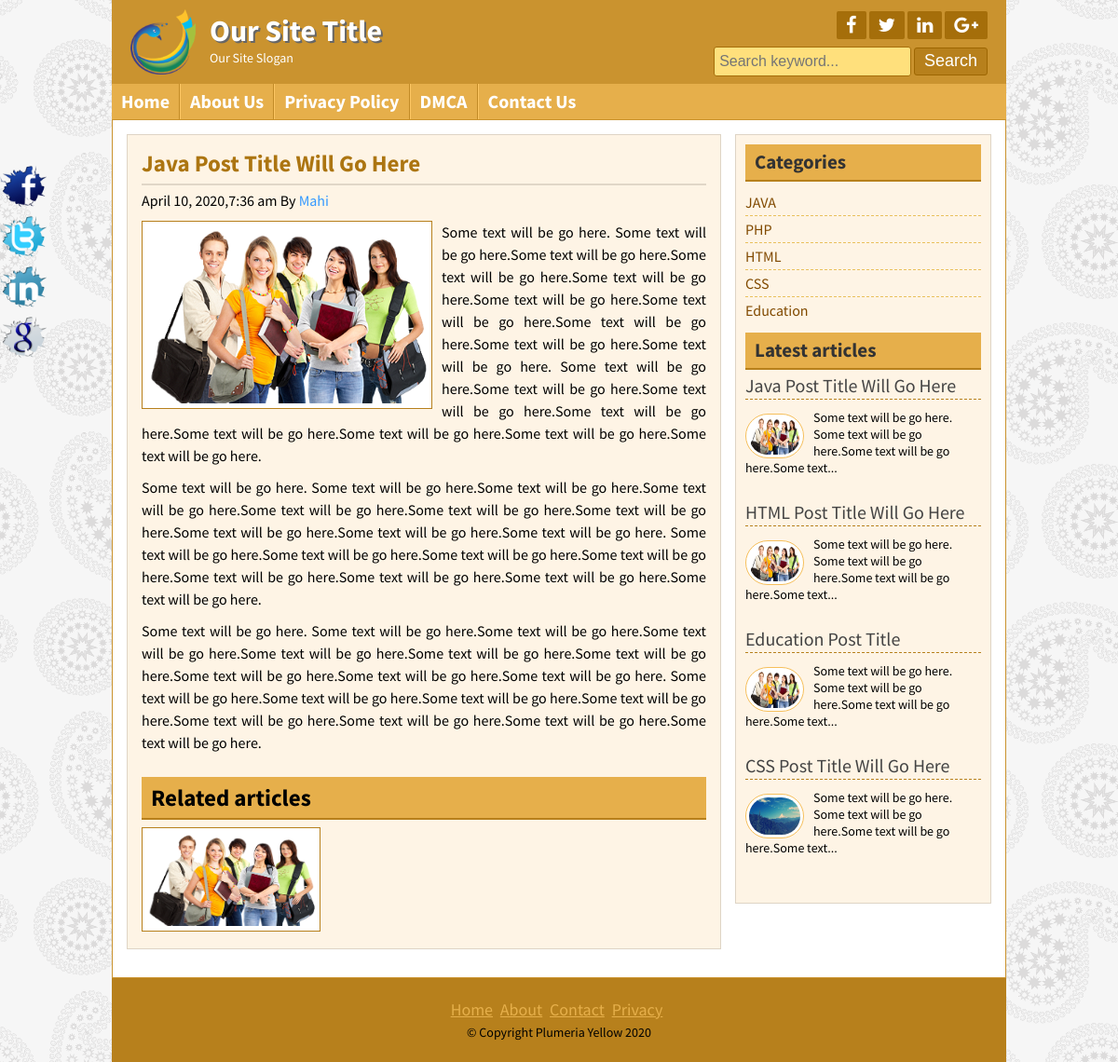
Screenshot of /post.php?id=8 with the database file from the repository.
### tables this page shows
CREATE TABLE `title_slogan` (
  `id` int(11) NOT NULL,
  `title` varchar(255) NOT NULL,
  `slogan` varchar(255) NOT NULL,
  `image` varchar(255) NOT NULL
);

CREATE TABLE `tbl_social` (
  `id` int(11) NOT NULL,
  `fb` varchar(255) NOT NULL,
  `tw` varchar(255) NOT NULL,
  `ln` varchar(255) NOT NULL,
  `gp` varchar(255) NOT NULL
);

CREATE TABLE `tbl_page` (
  `id` int(11) NOT NULL,
  `name` varchar(255) NOT NULL,
  `body` text NOT NULL
);

CREATE TABLE `tbl_post` (
  `id` int(11) NOT NULL,
  `cat` int(11) NOT NULL,
  `title` varchar(255) NOT NULL,
  `body` text NOT NULL,
  `image` varchar(255) NOT NULL,
  `author` varchar(50) NOT NULL,
  `tags` varchar(255) NOT NULL,
  `date` timestamp NOT NULL DEFAULT current_timestamp() ON UPDATE current_timestamp(),
  `userid` int(11) NOT NULL
);

CREATE TABLE `tbl_category` (
  `id` int(11) NOT NULL,
  `name` varchar(60) NOT NULL
);

CREATE TABLE `tbl_footer` (
  `id` int(11) NOT NULL,
  `note` varchar(255) NOT NULL
);

### lib/Database.php (called while the page is built, shortened)
<?php
Class Database{
	public $host   = DB_HOST;
	public $user   = DB_USER;
	public $pass   = DB_PASS;
	public $dbname = DB_NAME;
	public $link;
	private function connectDB(){
	$this->link = new mysqli($this->host, $this->user, $this->pass, $this->dbname);
 }
	public function select($query){
		$result = $this->link->query($query) or die($this->link->error.__LINE__);
		if($result->num_rows > 0){
			return $result;
		} else {
			return false;
		}
	}
}

### helpers/Format.php (called while the page is built, shortened)
<?php
class Format
{
	public function formatDate($data){
		return date('F j, Y,g:i a',strtotime($data));
	}
	public function textShorten($text,$limit = 400){
		$text = $text." ";
		$text = substr($text, 0, $limit);
		$text = substr($text, 0, strrpos($text, ' '));
		$text = $text."...";
		return $text;
	}
}
 ?>

### post.php (the view)
<?php include "inc/header.php"?>
<?php
$postid = mysqli_real_escape_string($db->link,$_GET['id']);
if (!isset($postid) || $postid == NULL) {
	header("Location: 404.php");
}else{
	$id = $postid;
}
?>
	<div class="contentsection contemplete clear">
		<div class="maincontent clear">
			<div class="about">
				<?php
				$query = "select * from tbl_post where id = $id";
				$post = $db->select($query);
				if($post){
					while($result = $post->fetch_assoc()){
				?>
				<h2><?php echo $result['title'];?></h2>
				<h4><?php echo $fm->formatDate($result['date']);?> By <a href="#"><?php echo $result['author'];?></a></h4>
				<img src="admin/<?php echo $result['image'];?>" alt="post image"/>
				<?php echo $result['body'];?>
				<div class="relatedpost clear">
					<h2>Related articles</h2>
					<?php
						$catid = $result['cat'];
						$queryrelated = "select * from tbl_post where cat='$catid' limit 6";
						$relatedpost = $db->select($queryrelated);
						if($relatedpost){
							while($rresult = $relatedpost->fetch_assoc()){
					 ?>
					<a href="post.php?id=<?php echo $rresult['id'];?>">
						<img src="admin/<?php echo $rresult['image'];?>" alt="post image"/>
					</a>
					<?php } }else{echo "No related post available";} ?>
				</div>
				<?php } ?>
				<?php }else{header("Location:404.php");} ?>
			</div>
		</div>
<?php include "inc/sidebar.php" ?>
<?php include "inc/footer.php" ?>

### inc/header.php (shortened to what this page needs)
<?php include "lib/Database.php";?>
<?php include "helpers/Format.php";?>
<?php
	$db = new Database();
	$fm = new Format();
?>
<!DOCTYPE html>
<html>
<head>
	<link rel="stylesheet" href="font-awesome-4.5.0/css/font-awesome.css">
	<link rel="stylesheet" href="css/nivo-slider.css" type="text/css" media="screen" />
	<link rel="stylesheet" href="style.css">
</head>
<body>
	<div class="headersection templete clear">
		<a href="index.php">
			<div class="logo">
	<?php
    $query = "select * from title_slogan where id='1'";
    $blog_title = $db->select($query);
    if ($blog_title) {
        while ($result = $blog_title->fetch_assoc()) { ?>
				<img src="admin/<?php echo $result['image'];?>" alt="logo">
				<h2><?php echo $result['title'];?></h2>
				<p><?php echo $result['slogan'];?></p>
	<?php } } ?>
			</div>
		</a>
		<div class="social clear">
			<div class="icon clear">
				<?php
			    $query = "select * from tbl_social where id='1'";
			    $social = $db->select($query);
			    if ($social) {
			        while ($result = $social->fetch_assoc()) { ?>
				<a href="<?php echo $result['fb'];?>" target="_blank"><i class="fa fa-facebook"></i></a>
				<a href="<?php echo $result['tw'];?>" target="_blank"><i class="fa fa-twitter"></i></a>
				<a href="<?php echo $result['ln'];?>" target="_blank"><i class="fa fa-linkedin"></i></a>
				<a href="<?php echo $result['gp'];?>" target="_blank"><i class="fa fa-google-plus"></i></a>
				<?php } } ?>
			</div>
			<div class="searchbtn clear">
			<form action="search.php" method="get">
				<input type="text" name="search" placeholder="Search keyword..."/>
				<input type="submit" name="submit" value="Search"/>
			</form>
			</div>
		</div>
	</div>
<div class="navsection templete">
	<?php
	$path = $_SERVER['SCRIPT_FILENAME'];
	$currentpage = basename($path,'.php');
	?>
	<ul>
		<li><a
		<?php if ($currentpage=='index') {echo 'id="active"';} ?> href="index.php">Home</a></li>
		<?php
        $query = "select * from tbl_page";
        $pages = $db->select($query);
        if ($pages) {
            while ($result = $pages->fetch_assoc()) { ?>
        <li><a
			<?php if(isset($_GET['pageid']) && $_GET['pageid'] == $result['id'] ) {
				echo 'id="active"';
			} ?>
         href="page.php?pageid=<?php echo $result['id']?>"><?php echo $result['name']?></a></li>
        <?php } } ?>
		<li><a <?php if ($currentpage=='contact') {echo 'id="active"';} ?> href="contact.php">Contact Us</a></li>
	</ul>
</div>

### inc/sidebar.php
<div class="sidebar clear">
	<div class="samesidebar clear">
		<h2>Categories</h2>
			<ul>
				<?php
				$query = "select * from tbl_category";
				$category = $db->select($query);
				if($category){
				while($result = $category->fetch_assoc()){
				?>
				<li><a href="posts.php?category=<?php echo $result['id']?>"><?php echo $result['name']?></a></li>
				<?php } }else{ ?>
					<li>No Category Created</li>
				<?php } ?>
			</ul>
	</div>
	<div class="samesidebar clear">
		<h2>Latest articles</h2>
		<?php
		$query = "select * from tbl_post  limit 5";
		$post = $db->select($query);
		if($post){
			while($result = $post->fetch_assoc()){
		?>
			<div class="popular clear">
				<h3><a href="post.php?id=<?php echo $result['id'];?>"><?php echo $result['title'];?></a></h3>
				<a href="post.php?id=<?php echo $result['id'];?>"><img src="admin/<?php echo $result['image'];?>" alt="post image"/></a>
				<?php echo $fm->textShorten($result['body'],100);?>
			</div>
			<?php } }else{header("Location:404.php");} ?>
	</div>
</div>

### inc/footer.php (shortened to what this page needs)
	</div>
	<div class="footersection templete clear">
	  <div class="footermenu clear">
		<ul>
			<li><a href="#">Home</a></li>
			<li><a href="#">About</a></li>
			<li><a href="#">Contact</a></li>
			<li><a href="#">Privacy</a></li>
		</ul>
	  </div>
	  <?php
        $query = "select * from tbl_footer where id='1'";
        $social = $db->select($query);
        if ($social) {
            while ($result = $social->fetch_assoc()) { ?>
	  <p>&copy; <?php echo $result['note'];?> <?php echo date('Y'); ?></p>
	  <?php } } ?>
	</div>
	<?php
    $query = "select * from tbl_social where id='1'";
    $social = $db->select($query);
    if ($social) {
        while ($result = $social->fetch_assoc()) { ?>
	<div class="fixedicon clear">
		<a href="<?php echo $result['fb'];?>"><img src="images/fb.png" alt="Facebook"/></a>
		<a href="<?php echo $result['tw'];?>"><img src="images/tw.png" alt="Twitter"/></a>
		<a href="<?php echo $result['ln'];?>"><img src="images/in.png" alt="LinkedIn"/></a>
		<a href="<?php echo $result['gp'];?>"><img src="images/gl.png" alt="GooglePlus"/></a>
	</div>
	<?php } } ?>
</body>
</html>

### rows the page displays
title_slogan: image (picture), title "Our Site Title", slogan "Our Site Slogan"
tbl_page: name "About Us"
tbl_page: name "Privacy Policy"
tbl_page: name "DMCA"
tbl_post: title "Java Post Title Will Go Here", date "April 10, 2020,7:36 am", author "Mahi", image (picture), body "Some text will be go here. Some text will be go here.Some text will be go here.Some text will be go here.Some text will be go here.Some text will be go here.Some text will be go here.Some text will be go here.Some text will be go here.Some text will be go here. Some text will be go here.Some text will be go here.Some text will be go here.Some text will be go here.Some text will be go here.Some text will be go here.Some text will be go here.Some text will be go here. Some text will be go here. Some text will be go here.Some text will be go here.Some text will be go here.Some text will be go here.Some text will be go here.Some text will be go here.Some text will be go here.Some text will be…", body "Some text will be go here. Some text will be go here.Some text will be go here.Some text..."
tbl_category: name "JAVA"
tbl_category: name "PHP"
tbl_category: name "HTML"
tbl_category: name "CSS"
tbl_category: name "Education"
tbl_post: title "HTML Post Title Will Go Here", image (picture), body "Some text will be go here. Some text will be go here.Some text will be go here.Some text..."
tbl_post: title "Education Post Title", image (picture), body "Some text will be go here. Some text will be go here.Some text will be go here.Some text..."
tbl_post: title "CSS Post Title Will Go Here", image (picture), body "Some text will be go here. Some text will be go here.Some text will be go here.Some text..."
tbl_footer: note "Copyright Plumeria Yellow"
